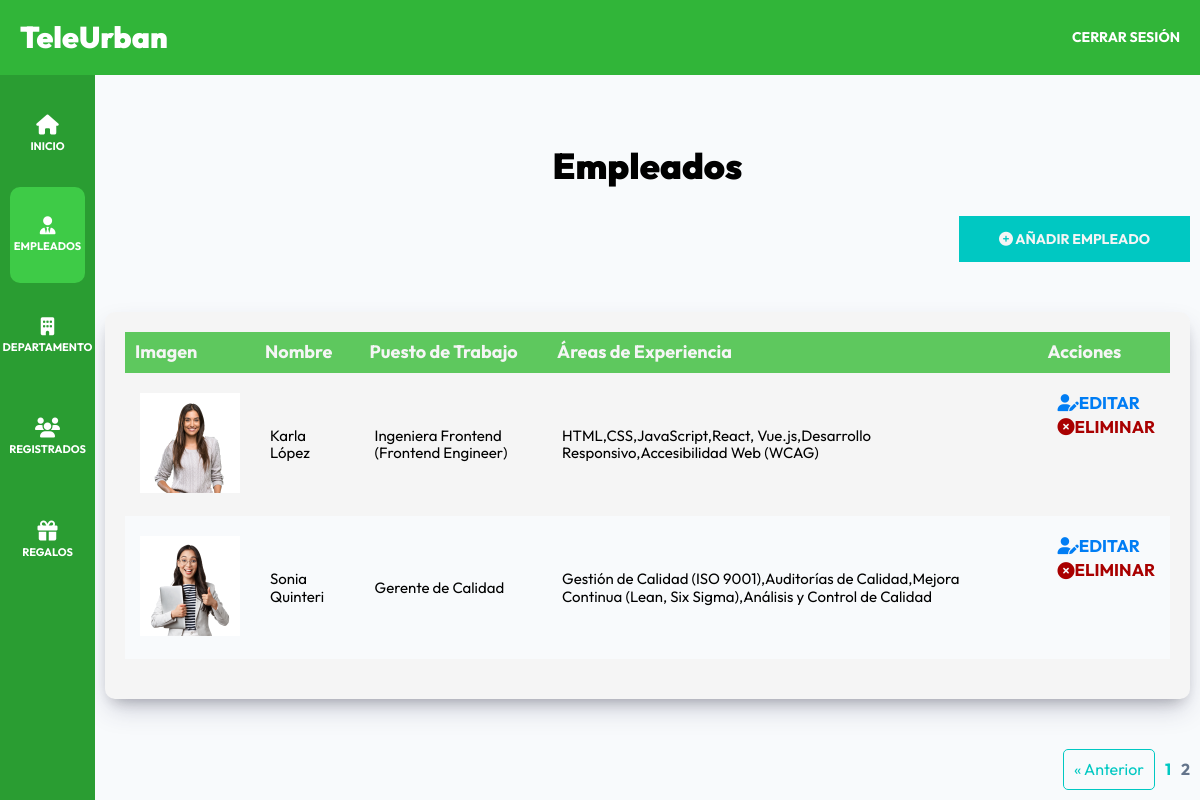
Page /admin/empleados?page=2 (signed in) on the committed database.
### tables this page shows
CREATE TABLE `empleados` (
  `id` bigint NOT NULL AUTO_INCREMENT,
  `nombre` varchar(40) DEFAULT NULL,
  `apellido` varchar(40) DEFAULT NULL,
  `ciudad` varchar(20) DEFAULT NULL,
  `pais` varchar(20) DEFAULT NULL,
  `puesto_trabajo` varchar(100) DEFAULT NULL,
  `tags` varchar(255) DEFAULT NULL,
  `redes_sociales` text,
  `imagen` varchar(255) DEFAULT NULL,
  PRIMARY KEY (`id`)
);

### controllers/EmpleadosController.php (called while the page is built, shortened)
<?php
class EmpleadosController {
    public static function index(Router $router) {
         $pagina_actual = $_GET['page'];
         $pagina_actual = filter_var($pagina_actual, FILTER_VALIDATE_INT);
         $registros_por_pagina = 4;
         $total = Empleado::total();
         $paginacion = new Paginacion($pagina_actual, $registros_por_pagina, $total);
         $empleados = Empleado::paginar($registros_por_pagina, $paginacion->offset());
        $router->render('admin/empleados/index', [
            'titulo' => 'Empleados ',
            'empleados' => $empleados,
            'paginacion' => $paginacion->paginacion()
        ]);
    }
}

### public/index.php (called while the page is built, shortened)
<?php
$router = new Router();
$router->get('/login', [AuthController::class, 'login']);
$router->post('/login', [AuthController::class, 'login']);
$router->post('/logout', [AuthController::class, 'logout']);
$router->get('/registro', [AuthController::class, 'registro']);
$router->post('/registro', [AuthController::class, 'registro']);
$router->get('/olvide', [AuthController::class, 'olvide']);
$router->post('/olvide', [AuthController::class, 'olvide']);
$router->get('/reestablecer', [AuthController::class, 'reestablecer']);
$router->post('/reestablecer', [AuthController::class, 'reestablecer']);
$router->get('/mensaje', [AuthController::class, 'mensaje']);
$router->get('/confirmar-cuenta', [AuthController::class, 'confirmar']);
$router->get('/admin/dashboard', [DashboardController::class, 'index']);
$router->get('/admin/empleados', [EmpleadosController::class, 'index']);
$router->get('/admin/empleados/crear', [EmpleadosController::class, 'crear']);
$router->post('/admin/empleados/crear', [EmpleadosController::class, 'crear']);
$router->get('/admin/empleados/editar', [EmpleadosController::class, 'editar']);
$router->post('/admin/empleados/editar', [EmpleadosController::class, 'editar']);
$router->post('/admin/empleados/eliminar', [EmpleadosController::class, 'eliminar']);
$router->get('/admin/departamentos', [DepartamentosController::class, 'index']);
$router->get('/admin/departamentos/crear', [DepartamentosController::class, 'crear']);
$router->post('/admin/departamentos/crear', [DepartamentosController::class, 'crear']);
$router->get('/admin/departamentos/editar', [DepartamentosController::class, 'editar']);
$router->post('/admin/departamentos/editar', [DepartamentosController::class, 'editar']);
$router->post('/admin/departamentos/eliminar', [DepartamentosController::class, 'eliminar']);
$router->post('/admin/departamentos/publicar', [DepartamentosController::class, 'publicar']);
$router->post('/admin/registrados/aceptar', [EntrevistaController::class, 'aceptar']);
$router->post('/admin/registrados/rechazar', [EntrevistaController::class, 'rechazar']);
$router->get('/admin/registrados/cv', [EntrevistaController::class, 'cv']);
$router->get('/admin/registrados/ver', [EntrevistaController::class, 'verMasInformacion']);
$router->get('/', [PaginasController::class, 'index']);
$router->get('/teleurban', [PaginasController::class, 'nosotros']);
$router->get('/departamentos', [PaginasController::class, 'departamentos']);
$router->get('/departamento', [DepartamentosController::class, 'detalle']);
$router->get('/citas', [CitasController::class, 'crear']);
$router->post('/citas', [CitasController::class, 'crear']);
$router->post('/validar-fecha-hora', [CitasController::class, 'validarFechaHora']);
$router->get('/404', [PaginasController::class, 'error']);
$router->get('/entrevistas', [CitasController::class, 'listar']);
$router->get('/admin/registrados', [EntrevistaController::class, 'index']);
$router->get('/admin/registrados/editar', [EntrevistaController::class, 'editar']);
$router->post('/admin/registrados/editar', [EntrevistaController::class, 'editar']);
$router->post('/admin/registrados/eliminar', [EntrevistaController::class, 'eliminar']);
$router->comprobarRutas();

### models/ActiveRecord.php (called while the page is built, shortened)
<?php
class ActiveRecord {
    protected static $db;
    protected static $tabla = '';
    public static function setDB($database) {
        self::$db = $database;
    }
    public static function consultarSQL($query) {
        $resultado = self::$db->query($query);
        $array = [];
        while($registro = $resultado->fetch_assoc()) {
            $array[] = static::crearObjeto($registro);
        }
        return $array;
    }
    protected static function crearObjeto($registro) {
        $objeto = new static;
        foreach($registro as $key => $value ) {
            if(property_exists( $objeto, $key  )) {
                $objeto->$key = $value;
            }
        }
        return $objeto;
    }
    public static function paginar($por_pagina, $offset) {
        $query = "SELECT * FROM " . static::$tabla . " ORDER BY id DESC LIMIT {$por_pagina} OFFSET {$offset} " ;
        $resultado = self::consultarSQL($query);
        return $resultado ;
    }
    public static function total($columna = '', $valor= '') {
        $query = "SELECT COUNT(*) FROM " . static::$tabla ;
        $resultado = self::$db->query($query);
        $total = $resultado->fetch_array();
        return array_shift($total);
    }
}

### views/admin/empleados/index.php (the view, shortened to what this page needs)
<h2 class="dashboard__heading"><?php echo $titulo; ?></h2>
<div class="dashboard__contenedor-boton">
    <a class="dashboard__boton" href="/admin/empleados/crear">
        <i class="fa-solid fa-circle-plus"></i>
        Añadir Empleado
    </a>
</div>
<div class="dashboard__contenedor">
    <?php if(!empty($empleados)) { ?>
        <table class="table">
            <thead class="table__thead">
                <tr>
                    <th scope="col" class="table__th">Imagen</th>
                    <th scope="col" class="table__th">Nombre</th>
                    <th scope="col" class="table__th">Puesto de Trabajo</th>
                    <th scope="col" class="table__th">Áreas de Experiencia</th>
                    <th scope="col" class="table__th">Acciones</th>
                </tr>
            </thead>
            <tbody class="table__tbody">
                <?php foreach($empleados as $empleado) { ?>
                    <tr class="table__tr">
                        <td class="table__td" data-label="Imagen">
                            <img src="/img/galeria/<?php echo $empleado->imagen; ?>.png" alt="Imagen de <?php echo $empleado->nombre; ?>" class="imagen-tabla">
                        </td>
                        <td class="table__td" data-label="Nombre">
                            <?php echo $empleado->nombre . " " . $empleado->apellido; ?>
                        </td>
                        <td class="table__td" data-label="Puesto de Trabajo">
                            <?php echo $empleado->puesto_trabajo ; ?>
                        </td>
                        <td class="table__td" data-label="Áreas de Experiencia">
                            <?php echo $empleado->tags ; ?>
                        </td>
                        <td class="table__td table__td--acciones" data-label="Acciones">
                            <a class="table__accion table__accion--editar" href="/admin/empleados/editar?id=<?php echo $empleado->id; ?>">
                                <i class="fa-solid fa-user-pen"></i>
                                Editar
                            </a>
                            <form method="POST" action="/admin/empleados/eliminar" class="table__formulario">
                                <button class="table__accion table__accion--eliminar" type="submit">
                                    <i class="fa-solid fa-circle-xmark"></i>
                                    Eliminar
                                </button>
                            </form>
                        </td>
                    </tr>
                <?php } ?>
            </tbody>
        </table>
    <?php } else { ?>
        <p class="text-center">No Hay Empleados Aún</p>
    <?php } ?>
</div>
<?php
    echo $paginacion;
?>

### public/build/css/app.css (style rules this page uses)
html { -webkit-text-size-adjust:100%;line-height:1.15 }
body { margin:0 }
a { background-color:transparent }
img { border-style:none }
button,input,optgroup,select,textarea { font-family:inherit;font-size:100%;line-height:1.15;margin:0 }
button,input { overflow:visible }
button,select { text-transform:none }
[type=button],[type=reset],[type=submit],button { -webkit-appearance:button;-moz-appearance:button;appearance:button }
html { box-sizing:border-box;font-size:62.5%;height:100% }
*,:after,:before { box-sizing:inherit }
body { font-family:Outfit,sans-serif;font-size:1.8rem }
a { text-decoration:none }
img { height:auto;width:100% }
h1,h2,h3 { font-family:Outfit,sans-serif;font-weight:900;margin:2rem 0 }
h2 { font-size:3.6rem }
[class$=__heading] { font-family:Outfit,sans-serif;font-weight:900;margin:6rem 0 3rem;text-align:center }
.dashboard { background-color:#f8fafc;display:flex;flex-direction:column;height:100% }
@media (min-width:768px) { .dashboard__contenedor-boton { display:flex;justify-content:flex-end;margin-bottom:5rem } }
.dashboard__boton { background-color:#00c8c2;border:none;color:#f5f5f5;display:inline-block;font-size:1.8rem;font-size:1.4rem;font-weight:700;padding:1.5rem 4rem;text-align:center;text-transform:uppercase;transition-duration:.3s;transition-property:background-color;width:100% }
@media (min-width:768px) { .dashboard__boton { width:auto } }
.dashboard__contenedor,.dashboard__formulario { background-color:#f5f5f5;border-radius:1rem;box-shadow:0 13px 27px -5px rgba(50,50,93,.25),0 8px 16px -8px rgba(0,0,0,.3);margin-top:5rem;overflow-x:auto;padding:2rem }
.table { border-collapse:collapse;font-family:Outfit,sans-serif;margin-bottom:2rem;overflow-x:auto;width:100% }
.table__thead { background-color:#5ec85e;color:#f5f5f5 }
.table__td,.table__th { font-size:1.6rem;padding:1rem;text-align:left;vertical-align:middle }
@media (min-width:480px) { .table__th { font-size:1.4rem } }
@media (min-width:768px) { .table__th { font-size:1.8rem } }
@media (min-width:1024px) { .table__th { font-size:2rem } }
@media (min-width:1200px) { .table__th { font-size:1.8rem } }
.table__tr { height:4rem }
.table__tr:nth-of-type(2n) { background-color:#f8fafc }
.table__tr:nth-of-type(odd) { background-color:#f5f5f5 }
.table__td { font-size:1.4rem;padding:1.5rem 1rem;text-align:left;vertical-align:middle }
@media (min-width:480px) { .table__td { font-size:1.2rem;padding:1rem .8rem } }
@media (min-width:768px) { .table__td { font-size:1.6rem;padding:1.2rem 1rem } }
@media (min-width:1024px) { .table__td { font-size:1.8rem;padding:1.5rem 1.2rem } }
@media (min-width:1200px) { .table__td { font-size:1.5rem;padding:2rem 1.5rem } }
.table__td--acciones { align-items:flex-start;display:flex;flex-direction:column;gap:.5rem;text-align:right }
.table__accion { all:unset;align-items:center;display:inline-flex;font-size:1.2rem;font-weight:700;margin-left:.5rem;text-transform:uppercase }
.table__accion--editar { color:#007df4 }
.table__accion--eliminar { color:#a90000 }
@media (min-width:480px) { .table__accion { font-size:1rem } }
@media (min-width:768px) { .table__accion { font-size:1.4rem } }
@media (min-width:1024px) { .table__accion { font-size:1.6rem } }
@media (min-width:1200px) { .table__accion { font-size:1.7rem } }
.table .imagen-tabla { height:auto;width:10rem }

### rows in the picture
empleados: imagen (picture), nombre "Karla", apellido "López", puesto_trabajo "Ingeniera Frontend (Frontend Engineer)", tags "HTML,CSS,JavaScript,React, Vue.js,Desarrollo Responsivo,Accesibilidad Web (WCAG)"
empleados: imagen (picture), nombre "Sonia", apellido "Quinteri", puesto_trabajo "Gerente de Calidad", tags "Gestión de Calidad (ISO 9001),Auditorías de Calidad,Mejora Continua (Lean, Six Sigma),Análisis y Control de Calidad"

### other values in the picture
$titulo "Empleados"
